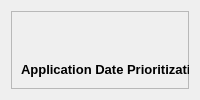
            <widget class="QWidget" name="datePrior">
             <property name="statusTip">
              <string>Date assignment parameters</string>
             </property>
             <attribute name="title">
              <string>Date Assignment</string>
             </attribute>
             <layout class="QGridLayout" name="gridLayout_6">
              <item row="0" column="0">
               <widget class="QFrame" name="frame_5">
                <property name="font">
                 <font>
                  <family>Segoe UI</family>
                  <pointsize>10</pointsize>
                 </font>
                </property>
                <property name="frameShape">
                 <enum>QFrame::StyledPanel</enum>
                </property>
                <property name="frameShadow">
                 <enum>QFrame::Raised</enum>
                </property>
                <widget class="QWidget" name="layoutWidget">
                 <property name="geometry">
                  <rect>
                   <x>10</x>
                   <y>105</y>
                   <width>831</width>
                   <height>76</height>
                  </rect>
                 </property>
                 <layout class="QGridLayout" name="gridLayout_14">
                  <property name="horizontalSpacing">
                   <number>20</number>
                  </property>
                  <item row="0" column="1">
                   <widget class="QCheckBox" name="randomStartDatesBool">
                    <property name="sizePolicy">
                     <sizepolicy hsizetype="Fixed" vsizetype="Fixed">
                      <horstretch>0</horstretch>
                      <verstretch>0</verstretch>
                     </sizepolicy>
                    </property>
                    <property name="minimumSize">
                     <size>
                      <width>0</width>
                      <height>0</height>
                     </size>
                    </property>
                    <property name="baseSize">
                     <size>
                      <width>0</width>
                      <height>0</height>
                     </size>
                    </property>
                    <property name="font">
                     <font>
                      <family>Segoe UI</family>
                      <pointsize>10</pointsize>
                     </font>
                    </property>
                    <property name="layoutDirection">
                     <enum>Qt::LeftToRight</enum>
                    </property>
                    <property name="text">
                     <string/>
                    </property>
                   </widget>
                  </item>
                  <item row="0" column="0">
                   <widget class="QLabel" name="randomDateLabel">
                    <property name="font">
                     <font>
                      <family>Segoe UI</family>
                      <pointsize>10</pointsize>
                      <weight>75</weight>
                      <bold>true</bold>
                     </font>
                    </property>
                    <property name="text">
                     <string>Random Start Dates</string>
                    </property>
                   </widget>
                  </item>
                  <item row="1" column="0">
                   <widget class="QLabel" name="randomSeedLabel">
                    <property name="font">
                     <font>
                      <family>Segoe UI</family>
                      <pointsize>10</pointsize>
                      <weight>75</weight>
                      <bold>true</bold>
                     </font>
                    </property>
                    <property name="text">
                     <string>Random Seed</string>
                    </property>
                   </widget>
                  </item>
                  <item row="0" column="2" rowspan="2">
                   <widget class="QLabel" name="randomDateDesc">
                    <property name="sizePolicy">
                     <sizepolicy hsizetype="Expanding" vsizetype="Preferred">
                      <horstretch>0</horstretch>
                      <verstretch>0</verstretch>
                     </sizepolicy>
                    </property>
                    <property name="font">
                     <font>
                      <family>Segoe UI</family>
                      <pointsize>10</pointsize>
                     </font>
                    </property>
                    <property name="text">
                     <string>Check this box to use a random application start date.  The default (unchecked) is for applications to start on the first of a month.  Note that applications will comply with label restrictions, regardless of what this parameter is set to.  If Random Start Dates is checked, you can specify an optional random seed for reproducibility.</string>
                    </property>
                    <property name="wordWrap">
                     <bool>true</bool>
                    </property>
                   </widget>
                  </item>
                  <item row="1" column="1">
                   <widget class="QLineEdit" name="randomSeed">
                    <property name="sizePolicy">
                     <sizepolicy hsizetype="Fixed" vsizetype="Fixed">
                      <horstretch>0</horstretch>
                      <verstretch>0</verstretch>
                     </sizepolicy>
                    </property>
                    <property name="maximumSize">
                     <size>
                      <width>75</width>
                      <height>16777215</height>
                     </size>
                    </property>
                    <property name="font">
                     <font>
                      <family>Segoe UI</family>
                      <pointsize>10</pointsize>
                     </font>
                    </property>
                   </widget>
                  </item>
                 </layout>
                </widget>
                <widget class="QWidget" name="layoutWidget">
                 <property name="geometry">
                  <rect>
                   <x>10</x>
                   <y>20</y>
                   <width>831</width>
                   <height>76</height>
                  </rect>
                 </property>
                 <layout class="QHBoxLayout" name="horizontalLayout_5">
                  <property name="spacing">
                   <number>20</number>
                  </property>
                  <item>
                   <widget class="QLabel" name="datePriorLabel">
                    <property name="font">
                     <font>
                      <family>Segoe UI</family>
                      <pointsize>10</pointsize>
                      <weight>75</weight>
                      <bold>true</bold>
                     </font>
                    </property>
                    <property name="text">
                     <string>Application Date Prioritization</string>
                    </property>
                   </widget>
                  </item>
                  <item>
                   <widget class="QComboBox" name="datePriorComboBox">
                    <property name="minimumSize">
                     <size>
                      <width>0</width>
                      <height>25</height>
                     </size>
                    </property>
                    <property name="font">
                     <font>
                      <family>Segoe UI</family>
                      <pointsize>10</pointsize>
                     </font>
                    </property>
                    <item>
                     <property name="text">
                      <string>Max App. Rate</string>
                     </property>
                    </item>
                    <item>
                     <property name="text">
                      <string>Wettest Month</string>
                     </property>
                    </item>
                   </widget>
                  </item>
                  <item>
                   <widget class="QLabel" name="datePriorDesc">
                    <property name="sizePolicy">
                     <sizepolicy hsizetype="Expanding" vsizetype="Preferred">
                      <horstretch>0</horstretch>
                      <verstretch>0</verstretch>
                     </sizepolicy>
                    </property>
                    <property name="font">
                     <font>
                      <family>Segoe UI</family>
                      <pointsize>10</pointsize>
                     </font>
                    </property>
                    <property name="text">
                     <string>Select how to prioritize application dates to ensure conservatism.  If Max App. Rate is selected, the application dates will be prioritized based on the highest application rates.  If wettest month is selected, application dates will be prioritized based on the wettest month.</string>
                    </property>
                    <property name="wordWrap">
                     <bool>true</bool>
                    </property>
                   </widget>
                  </item>
                 </layout>
                </widget>
               </widget>
              </item>
             </layout>
            </widget>
